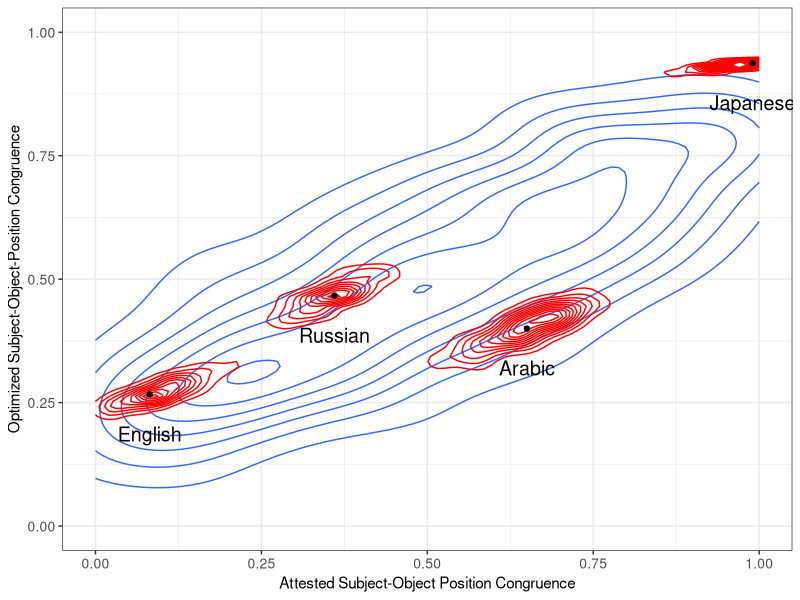

Reproduce this figure in R.
library(MASS)

# Instantaneous Fluctuations
sigma=c(1.48, 0.99, 0.99, 0.86)
dim(sigma)=c(2,2)

# Stationary Variance
omega=c(1.00, 0.63, 0.63, 0.52)
dim(omega)=c(2,2)

# Drift vector
drift = c(0.82, 0, 0, 0.89)
dim(drift)=c(2,2)


data = mvrnorm(n=1000, mu=c(0,0), Sigma=omega)


library(ggplot2)
plot = ggplot(data.frame(Real = data[,2], Model = 1/(1+exp(-data[,1]))), aes(x=Real, y=Model)) + geom_density2d() + xlim(0,1) + ylim(0,1)


                                                                                                        
#"20" "English_2.6" "Germanic" 4 15 0.266666666666667 0.866666666666667 FALSE 0.0816786854392221                                                                                     
#"55" "Russian_2.6" "Slavic" 7 15 0.466666666666667 0.8 FALSE 0.355193867478513                 
# "36" "Japanese_2.6" "Japanese" 15 16 0.9375 0.4375 TRUE 0.999464341990614            
logit = function(x) { 
   return(log(x/(1-x)))
}

english = c(logit(4/15), 2*0.0817-1)
russian = c(logit(7/15), 2*0.36-1)
arabic = c(logit(6/15), 2*0.65-1)
japanese = c(logit(15/16), 2*0.99-1)

library(expm)                                                             
#        target += multi_normal_lpdf(own_overall | target_mean_here + exp1 * (reference_overall - target_mean_here), covariance_diagnostic);     
englishMean = 0 + expm(-0.01 * drift) %*% (english-0)
russianMean = 0 + expm(-0.01 * drift) %*% (russian-0)
japaneseMean = 0 + expm(-0.01 * drift) %*% (japanese-0)
arabicMean = 0 + expm(-0.01 * drift) %*% (arabic-0)
change_variance = omega - expm(-0.01 * drift) %*% omega %*% t(expm(-0.01 * drift))


sigmoid = function(x) {
	return(1/(1+exp(-x)))
}

infinitesimal_english = mvrnorm(n=100, mu=englishMean, Sigma=change_variance)
infinitesimal_japanese = mvrnorm(n=100, mu=japaneseMean, Sigma=change_variance)
infinitesimal_russian = mvrnorm(n=100, mu=russianMean, Sigma=change_variance)
infinitesimal_arabic = mvrnorm(n=100, mu=arabicMean, Sigma=change_variance)


data_inf_english = data.frame(Real = (infinitesimal_english[,2]+1)/2, Model = sigmoid(infinitesimal_english[,1]))
data_inf_japanese = data.frame(Real = (infinitesimal_japanese[,2]+1)/2, Model = sigmoid(infinitesimal_japanese[,1]))
data_inf_russian = data.frame(Real = (infinitesimal_russian[,2]+1)/2, Model = sigmoid(infinitesimal_russian[,1]))
data_inf_arabic = data.frame(Real = (infinitesimal_arabic[,2]+1)/2, Model = sigmoid(infinitesimal_arabic[,1]))

plot = ggplot(data.frame(Real = (data[,2]+1)/2, Model = sigmoid(data[,1])), aes(x=Real, y=Model)) + geom_density2d() + xlim(0,1) + ylim(0,1)
plot = plot + geom_density2d(data=data_inf_english, color="red")
#plot = plot + geom_point(data=data.frame(Real = c((english[2]+1)/2), Model = sigmoid(c(english[1]))), aes(x=Real, y=Model), color="black")
plot = plot + geom_density2d(data=data_inf_japanese, color="red")
#plot = plot + geom_point(data=data.frame(Real = c((japanese[2]+1)/2), Model = sigmoid(c(japanese[1]))), aes(x=Real, y=Model), color="black")
plot = plot + geom_density2d(data=data_inf_arabic, color="red")
plot = plot + geom_density2d(data=data_inf_russian, color="red")
data_langs = data.frame(Real = (c(arabic[2], russian[2],english[2], japanese[2])+1)/2, Model = sigmoid(c(arabic[1], russian[1], english[1], japanese[1])), Name = c("Arabic", "Russian", "English", "Japanese"))
plot = plot + geom_point(data=data_langs, aes(x=Real, y=Model), color="black") + geom_text(data=data_langs, aes(x=Real, y=Model, label=Name), nudge_y=-0.08, size=5)
plot = plot + theme_bw()
plot = plot + theme(axis.text=element_text(size=10))
plot = plot + xlab("Attested Subject-Object Position Congruence")
plot = plot + ylab("Optimized Subject-Object-Position Congruence")
ggsave(plot, file="stationary.pdf", height=4, width=4)


# geom_point(data=data_inf_russian, aes(x=Real, y=Model), color="red") + 
# geom_point(data=data_inf_japanese, aes(x=Real, y=Model), color="red") + 
# geom_point(data=data_inf_english, aes(x=Real, y=Model), color="red") + 
